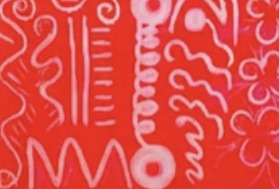
#> input picture reel3/assets/spring_tee.jpg, 279 x 189 px
$ python girl.py
#> lines starting #> are read from the running program, lines starting #| are printed output that depends on the picture
"""The campaign girl, matched to the Reverie reel: tall fashion-illustration figure, thin dark outlines,
white sticker edge, sweetheart top on thin straps, full skirt with a wavy hem and seam lines.
Only change for Reel 3: hair is a straight bob just above the shoulders, ends curving in a little.

Units: figure height = 975 (Reverie measurement), x centred on 0, y from the top of the hair.
"""
import os, numpy as np
from PIL import Image, ImageDraw, ImageFilter

A = os.path.join(os.path.dirname(os.path.abspath(__file__)), "assets")
SPRING = Image.open(os.path.join(A, "spring_tee.jpg")).convert("RGB")         # front top
#> SPRING is the input picture: PIL image 279x189 RGB; mean R, G, B 224.8, 78.9, 76.3
SKIRT = Image.open(os.path.join(A, "sunset_water.jpg")).convert("RGB")         # whole skirt: blue boxes
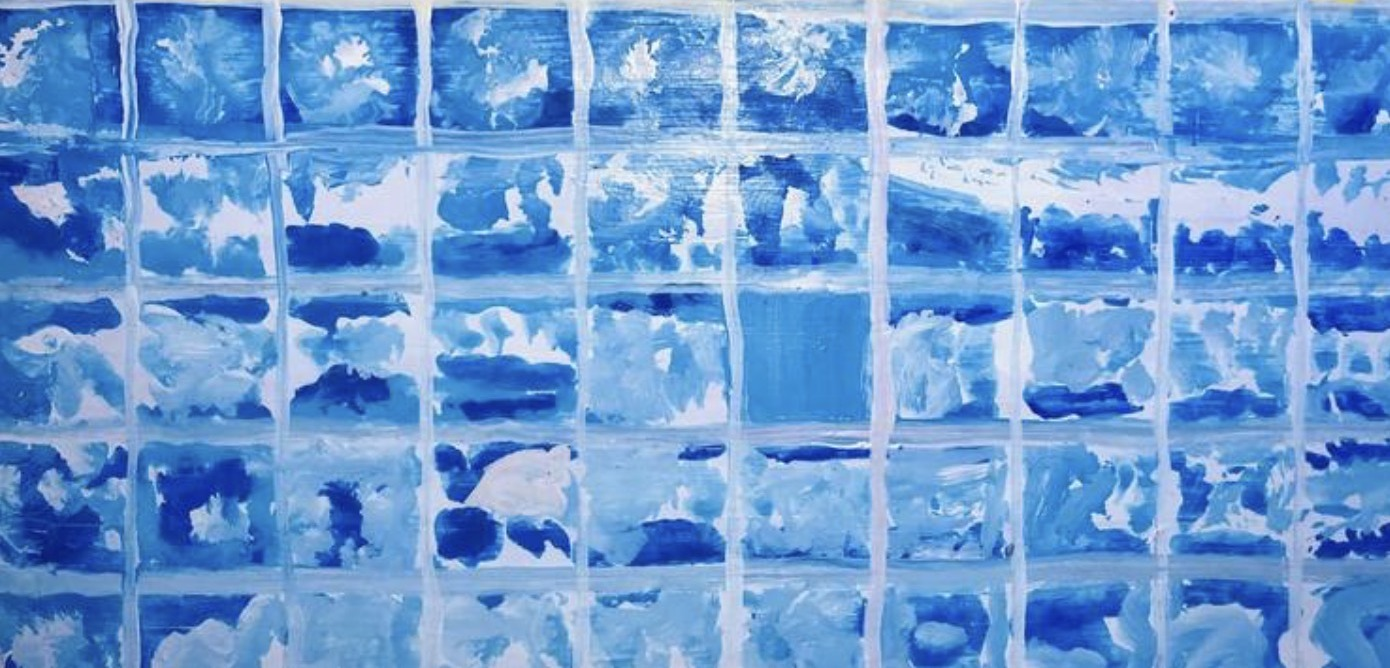
#> input picture reel3/assets/sunset_water.jpg, 1390 x 668 px
#> SKIRT is the input picture: PIL image 1390x668 RGB; mean R, G, B 109.1, 154.5, 210.6
PLAIN = Image.open(os.path.join(A, "sunset_plainblue.jpg")).convert("RGB")     # back top: plain blue
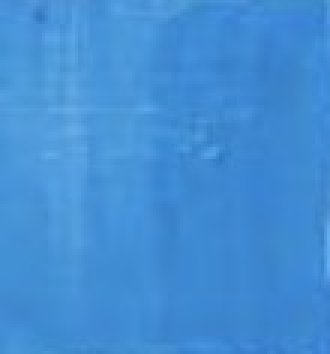
#> input picture reel3/assets/sunset_plainblue.jpg, 110 x 118 px (shown 3 times larger)
#> PLAIN is the input picture: PIL image 110x118 RGB; mean R, G, B 66.8, 142.3, 212.5

SKIN = (172, 116, 86)
SKIN_SH = (150, 98, 72)
HAIR = (30, 22, 19)
HAIR_HI = (64, 48, 42)
LINE = (40, 28, 24)
GOLD = (214, 168, 52)
LIP = (196, 44, 46)
STICKER = (244, 236, 220)


class Fig:
    def __init__(self, cx, top, s):
        self.cx, self.top, self.s = cx, top, s

    def p(self, x, y):
        return (self.cx + x * self.s, self.top + y * self.s)

    def pl(self, pts):
        return [self.p(x, y) for x, y in pts]

    def w(self, v):
        return max(1, int(round(v * self.s)))


# [19 lines left out: functions _tex, _limb, not called in this run]


def _wavy_hem(y, half, n=4, amp=9):
    xs = np.linspace(half, -half, 80)
    return [(x, y + amp * np.cos((x + half) / (2 * half) * n * 2 * np.pi) - 6 * (1 - (x / half) ** 2)) for x in xs]


def _skirt_poly():
    right = [(37, 290), (62, 330), (98, 392), (136, 462), (166, 520), (182, 556)]
    return [(-37, 290)] + right + _wavy_hem(566, 182) + [(-x, y) for x, y in right[::-1]]


# [23 lines left out: functions _bob, _hair_front, not called in this run]


COAT = (24, 22, 26)
FUR, FUR_L = (232, 122, 40), (250, 170, 86)
JANAKI = Image.open(os.path.join(A, "janaki_full.jpg")).convert("RGB")   # coat lining: the whole painting
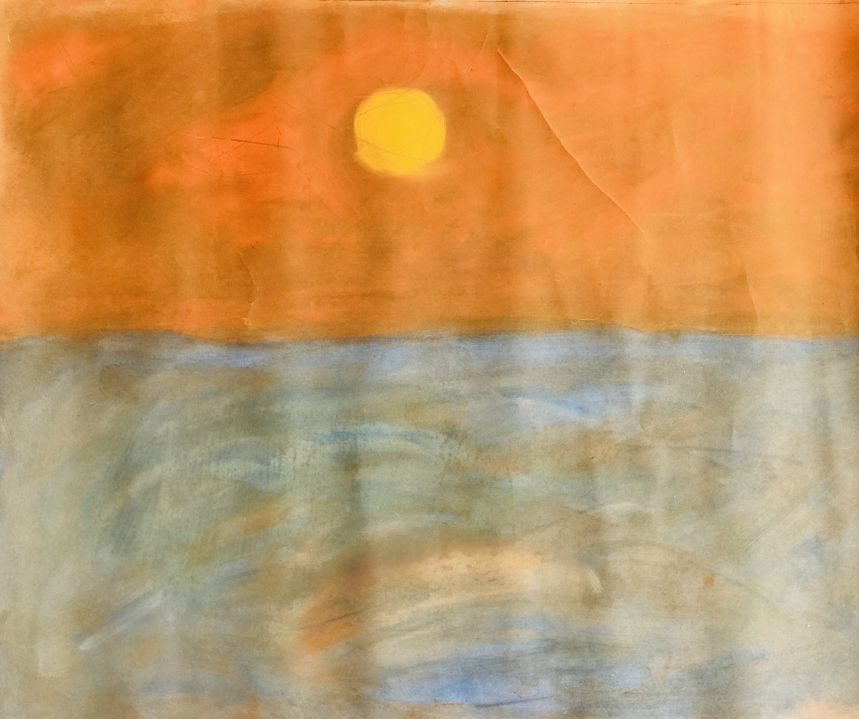
#> input picture reel3/assets/janaki_full.jpg, 2576 x 2157 px (shown at 1/3 size)
#> JANAKI is the input picture: PIL image 2576x2157 RGB; mean R, G, B 195.4, 151.1, 98.7
SUNBELT = Image.open(os.path.join(A, "janaki_sun.jpg")).convert("RGB")   # belt: the sun
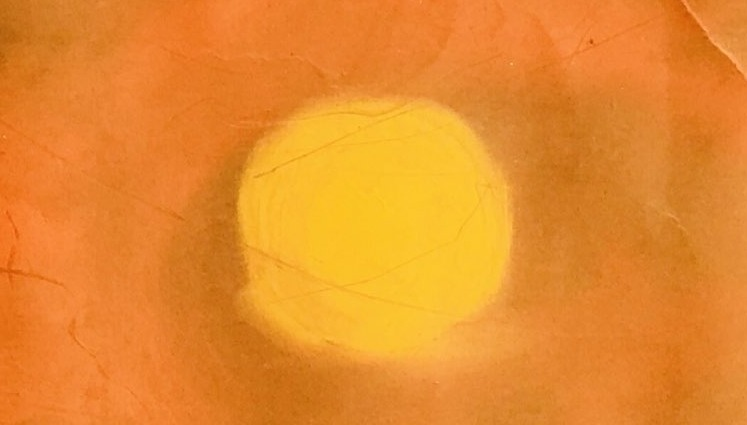
#> input picture reel3/assets/janaki_sun.jpg, 747 x 425 px
#> SUNBELT is the input picture: PIL image 747x425 RGB; mean R, G, B 231.2, 139.2, 45

ARMS = {
    "down":     ([(-60, 176), (-66, 300), (-70, 420)], [(60, 176), (66, 300), (70, 420)]),
    "necklace": ([(-60, 176), (-66, 300), (-70, 420)], [(60, 176), (80, 262), (20, 196)]),
    "knees":    ([(-60, 176), (-86, 290), (-160, 378)], [(60, 176), (86, 290), (160, 378)]),
    "crayon":   ([(-60, 176), (-82, 290), (-110, 392)], [(60, 176), (88, 290), (40, 396)]),
    "stitch":   ([(-60, 176), (-86, 286), (-32, 336)], [(60, 176), (86, 286), (30, 330)]),
    "pay":      ([(-60, 176), (-66, 300), (-70, 420)], [(60, 176), (98, 262), (176, 286)]),
    "necklace_back": ([(-60, 176), (-66, 300), (-70, 420)], [(60, 176), (78, 256), (50, 236)]),   # hand hidden in front
}


# [17 lines left out: functions _skirt_seat, _fur, not called in this run]


COAT_IN = (54, 50, 58)   # plain inside of the coat (no print)


# [8 lines left out: function _tex_stretch, not called in this run]


def _robe_side(sx):
    return [(sx * 30, 164), (sx * 64, 168), (sx * 68, 186), (sx * 60, 210), (sx * 48, 262), (sx * 46, 292),
            (sx * 80, 318), (sx * 150, 352), (sx * 210, 384), (sx * 226, 408), (sx * 120, 414), (0, 416)]


# [164 lines left out: functions _coat_back, _coat_front, _belt_loose, draw, not called in this run]
